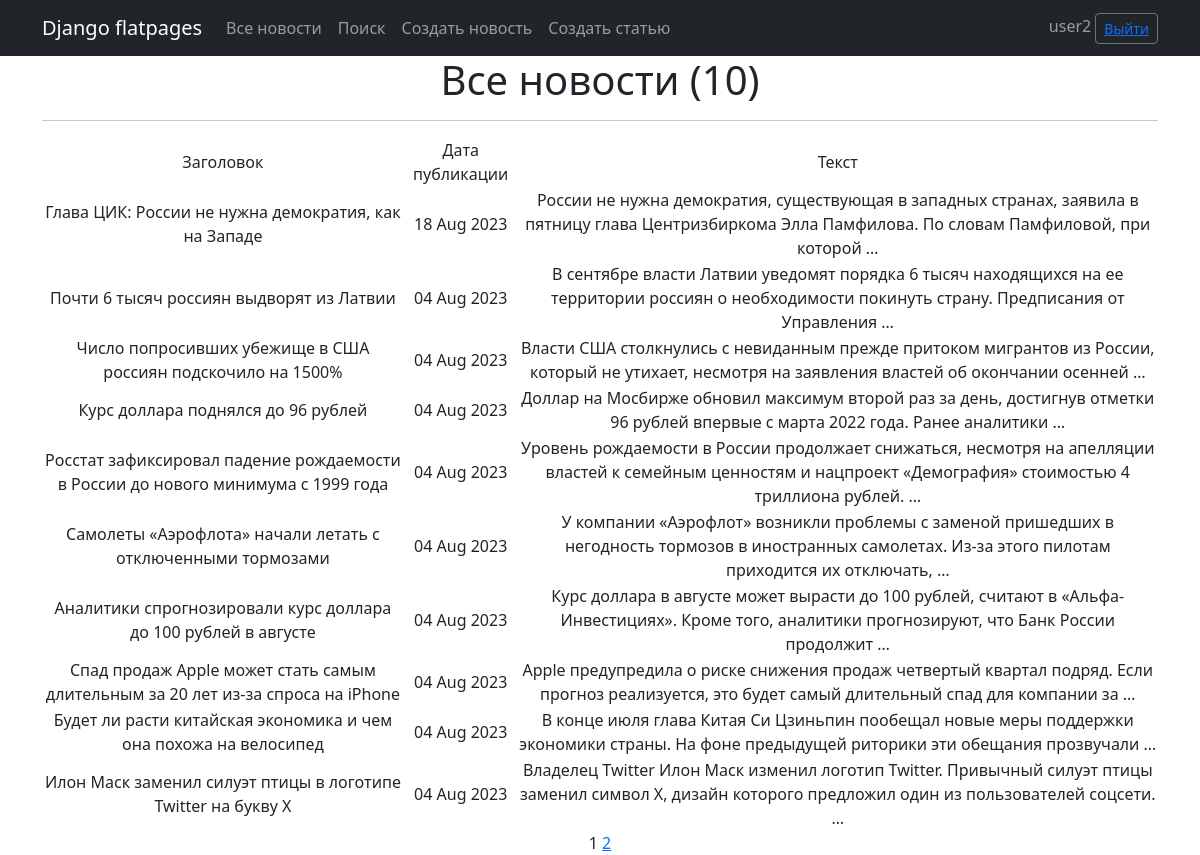
The app's page /news/ (signed in) with its own data.
### news/models.py (models this page shows, shortened)
class Post(models.Model):
    news = 'N'
    article = 'A'
    POSITIONS = [
        (news, 'Новость'),
        (article, 'Статья')
    ]
    author = models.ForeignKey(Author, on_delete=models.CASCADE)
    select = models.CharField(max_length=1, choices=POSITIONS, default=news)
    datetime = models.DateTimeField(auto_now_add=True)
    title = models.CharField(max_length=255)
    text = models.TextField()
    rating = models.IntegerField(default=0)

### news/views.py (the view)
# urls.py: path('', PostList.as_view(), name='post_list'),
class PostList(LoginRequiredMixin, ListView):
    model = Post
    ordering = '-datetime'
    template_name = 'news.html'
    context_object_name = 'posts'
    paginate_by = 10

### news/templatetags/custom_filters.py (called while the page is built)
@register.filter()
def censor(value):
    def check_word(word):
        for j in range(0, len(word_list)):
            if word.lower() == word_list[j]:
                new_word = word[0]
                for k in range(1, len(word)):
                    new_word += '*'
                word = new_word
        return word
    if type(value) != str:
        return 'Ошибка: "value" не строка!'
    s = ''
    i = 0
    new_word = ''
    while i < len(value):
        c = value[i]
        if (c != ' ') and (c != '.') and (c != ',') and (c != '!') and (c != '?') and (c != ' '):
            new_word += c
        else:
            if new_word != '':
                s = s + check_word(new_word) + c
                new_word = ''
            else:
                s += c
        i += 1
    if new_word != '':
        s = s + check_word(new_word)
    return s

### templates/news.html (shortened to what this page needs)
{% extends 'flatpages/default.html' %}
{% load custom_filters %}
{% block content %}
   <h1>Все новости ({{ posts|length }})</h1>
   <hr>
   {% if posts %}
       <table>
           <tr>
               <td>Заголовок</td>
               <td>Дата публикации</td>
               <td>Текст</td>
           </tr>
           {% for post in posts %}
           <tr>
               <td>{{ post.title|censor }}</td>
               <td>{{ post.datetime|date:'d M Y' }}</td>
               <td>{{ post.text|censor|truncatewords:20 }}</td>
           </tr>
           {% endfor %}
       </table>
   {% else %}
       <h2>Новостей нет!</h2>
   {% endif %}
   {{ page_obj.number }}
   {% if page_obj.has_next %}
       <a href="?page={{ page_obj.next_page_number }}">{{ page_obj.next_page_number }}</a>
   {% endif %}
{% endblock content %}

### templates/flatpages/default.html (shortened to what this page needs)
<!DOCTYPE html>
<html lang="en">
    <head>
        {% load static %}
        <link href="{% static 'css/styles.css' %}" rel="stylesheet" />
    </head>
    <body>
        <nav class="navbar navbar-expand-lg navbar-dark bg-dark static-top">
           <div class="container">
               <a class="navbar-brand" href="#">Django flatpages</a>
               <div class="collapse navbar-collapse" id="navbarResponsive">
                   <ul class="navbar-nav ml-auto">
                       <li class="nav-item">
                           <a class="nav-link" href="/news">Все новости</a>
                       </li>
                       <li class="nav-item">
                           <a class="nav-link" href="/news/search/">Поиск</a>
                       </li>
                       <li class="nav-item">
                           <a class="nav-link" href="/news/create/">Создать новость</a>
                       </li>
                       <li class="nav-item">
                           <a class="nav-link" href="/articles/create/">Создать статью</a>
                       </li>
                   </ul>
               </div>
               <form class="form-inline">
               <span class="navbar-text">
                   {{request.user.username}}
               </span>
               <button class="btn btn-sm btn-outline-secondary" type="button"> <a href="/sign/logout/">Выйти</a> </button>
               </form>
           </div>
        </nav>
        <div class="container">
           <div class="row">
               <div class="col-lg-12 text-center">
                   {% block content %}{% endblock content %}
               </div>
           </div>
        </div>
    </body>
</html>

### records on screen
Post: title|censor "Глава ЦИК: России не нужна демократия, как на Западе", datetime "18 Aug 2023", text|censor "России не нужна демократия, существующая в западных странах, заявила в пятницу глава Центризбиркома Элла Памфилова. По словам Памфиловой, при которой …"
Post: title|censor "Почти 6 тысяч россиян выдворят из Латвии", datetime "04 Aug 2023", text|censor "В сентябре власти Латвии уведомят порядка 6 тысяч находящихся на ее территории россиян о необходимости покинуть страну. Предписания от Управления …"
Post: title|censor "Число попросивших убежище в США россиян подскочило на 1500%", datetime "04 Aug 2023", text|censor "Власти США столкнулись с невиданным прежде притоком мигрантов из России, который не утихает, несмотря на заявления властей об окончании осенней …"
Post: title|censor "Курс доллара поднялся до 96 рублей", datetime "04 Aug 2023", text|censor "Доллар на Мосбирже обновил максимум второй раз за день, достигнув отметки 96 рублей впервые с марта 2022 года. Ранее аналитики …"
Post: title|censor "Росстат зафиксировал падение рождаемости в России до нового минимума с 1999 года", datetime "04 Aug 2023", text|censor "Уровень рождаемости в России продолжает снижаться, несмотря на апелляции властей к семейным ценностям и нацпроект «Демография» стоимостью 4 триллиона рублей. …"
Post: title|censor "Самолеты «Аэрофлота» начали летать с отключенными тормозами", datetime "04 Aug 2023", text|censor "У компании «Аэрофлот» возникли проблемы с заменой пришедших в негодность тормозов в иностранных самолетах. Из-за этого пилотам приходится их отключать, …"
Post: title|censor "Аналитики спрогнозировали курс доллара до 100 рублей в августе", datetime "04 Aug 2023", text|censor "Курс доллара в августе может вырасти до 100 рублей, считают в «Альфа-Инвестициях». Кроме того, аналитики прогнозируют, что Банк России продолжит …"
Post: title|censor "Спад продаж Apple может стать самым длительным за 20 лет из-за спроса на iPhone", datetime "04 Aug 2023", text|censor "Apple предупредила о риске снижения продаж четвертый квартал подряд. Если прогноз реализуется, это будет самый длительный спад для компании за …"
Post: title|censor "Будет ли расти китайская экономика и чем она похожа на велосипед", datetime "04 Aug 2023", text|censor "В конце июля глава Китая Си Цзиньпин пообещал новые меры поддержки экономики страны. На фоне предыдущей риторики эти обещания прозвучали …"
Post: title|censor "Илон Маск заменил силуэт птицы в логотипе Twitter на букву X", datetime "04 Aug 2023", text|censor "Владелец Twitter Илон Маск изменил логотип Twitter. Привычный силуэт птицы заменил символ X, дизайн которого предложил один из пользователей соцсети. …"

### other values on screen
{{ request.user.username }} "user2"
{{ posts|length }} "10"
{{ page_obj.number }} "1"
{{ page_obj.next_page_number }} "2"
